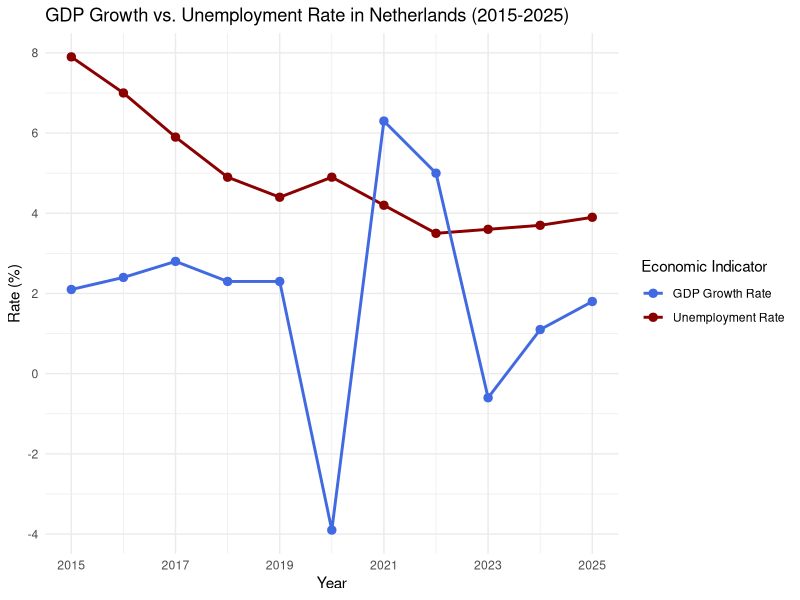
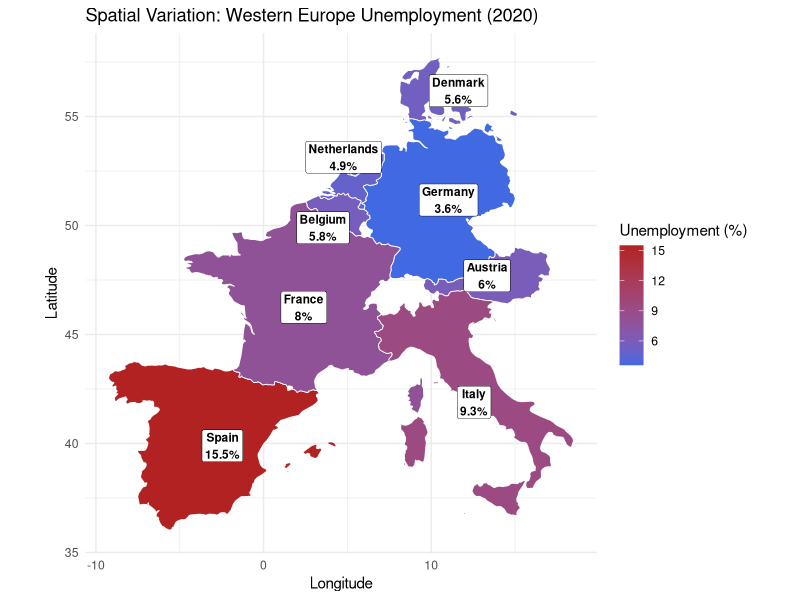
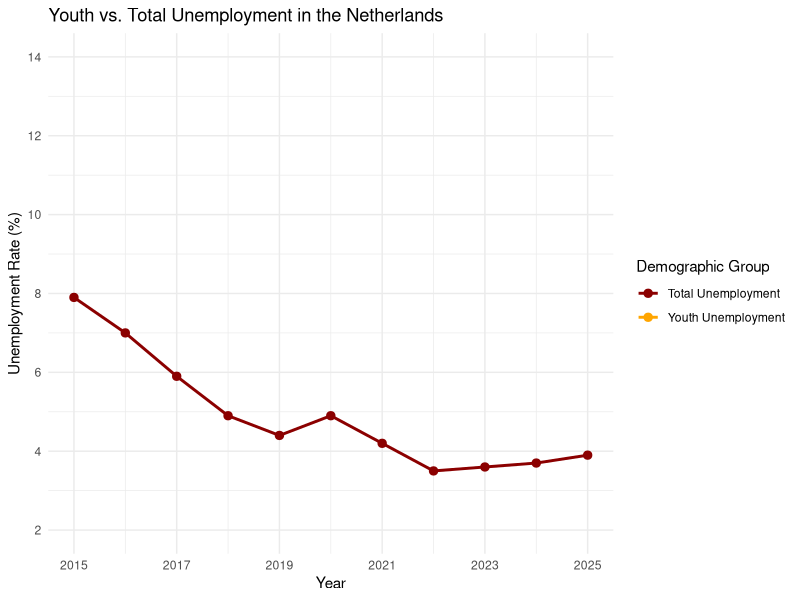
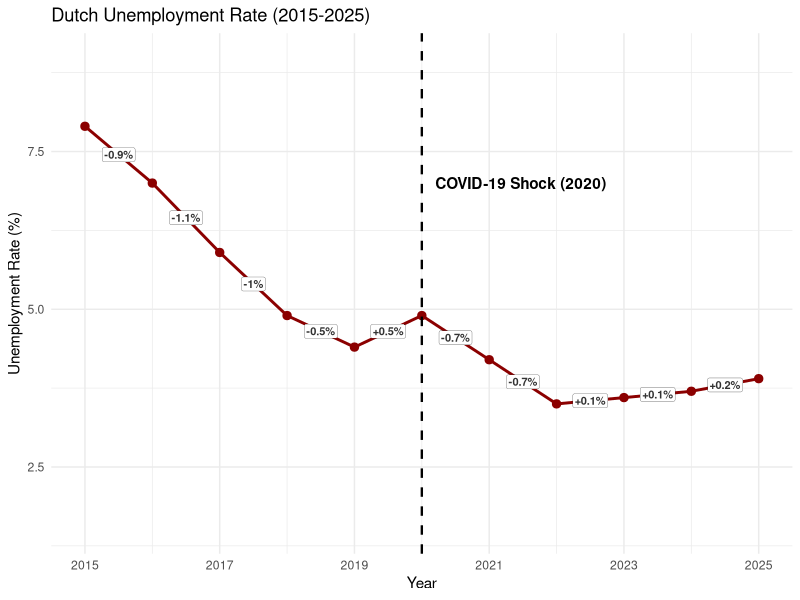

Recreate these plots in R, in order.
## ---- chunk 1
library(tidyverse)
library(maps)

# Load data
gdp_data           <- read_csv("data/raw_gdp.csv")
unemployment_sex   <- read_csv("data/raw_unemployment_sex.csv")
unemployment_youth <- read_csv("data/raw_unemployment_youth.csv")

# Clean data
gdp_clean <- gdp_data %>% 
  filter(geo == "Netherlands") %>%
  select(TIME_PERIOD, OBS_VALUE) %>%
  rename(Year = TIME_PERIOD, GDP_Growth = OBS_VALUE) %>%
  filter(!is.na(GDP_Growth))

unemp_clean <- unemployment_sex %>% 
  filter(geo == "Netherlands") %>%
  select(TIME_PERIOD, OBS_VALUE) %>%
  rename(Year = TIME_PERIOD, Unemp_Rate = OBS_VALUE) %>%
  mutate(Unemp_Rate = ifelse(Unemp_Rate == -99, NA, Unemp_Rate)) %>%
  filter(!is.na(Unemp_Rate))

youth_clean <- unemployment_youth %>% 
  filter(geo == "Netherlands") %>%
  select(TIME_PERIOD, OBS_VALUE) %>%
  rename(Year = TIME_PERIOD, Youth_Unemp_Rate = OBS_VALUE) %>%
  mutate(Youth_Unemp_Rate = ifelse(Youth_Unemp_Rate == -99, NA, Youth_Unemp_Rate)) %>%
  filter(!is.na(Youth_Unemp_Rate))

# Merge and engineer variables
combined_data <- gdp_clean %>%
  left_join(unemp_clean, by = "Year") %>%
  left_join(youth_clean, by = "Year") %>%
  mutate(Youth_Vulnerability_Ratio = Youth_Unemp_Rate / Unemp_Rate)
## ---- chunk 2
# This variable was engineered during our master data pipeline at the top:
# combined_data <- combined_data %>% mutate(Youth_Vulnerability_Ratio = Youth_Unemp_Rate / Unemp_Rate)
# It standardizes the youth unemployment rate as a proportion of aggregate total unemployment.

## ---- chunk 3
ggplot(data = combined_data, aes(x = Year)) +
  geom_line(aes(y = Unemp_Rate, color = "Unemployment Rate"), linewidth = 1) +
  geom_point(aes(y = Unemp_Rate, color = "Unemployment Rate"), size = 2.5) +
  
  geom_line(aes(y = GDP_Growth, color = "GDP Growth Rate"), linewidth = 1) +
  geom_point(aes(y = GDP_Growth, color = "GDP Growth Rate"), size = 2.5) +
  
  scale_color_manual(values = c("Unemployment Rate" = "darkred", "GDP Growth Rate" = "royalblue")) +
  scale_x_continuous(breaks = seq(2015, 2025, by = 2)) +
  scale_y_continuous(breaks = seq(-4, 10, by = 2)) +
  theme_minimal() +
  labs(
    title = "GDP Growth vs. Unemployment Rate in Netherlands (2015-2025)",
    x = "Year",
    y = "Rate (%)",
    color = "Economic Indicator"
  )
## ---- chunk 4
europe_map <- map_data("world") %>%
  filter(region %in% c("Netherlands", "Germany", "Belgium", "France", "Italy", "Spain", "Austria", "Denmark"))

europe_unemp_2020 <- unemployment_sex %>%
  filter(TIME_PERIOD == 2020) %>%
  rename(region = geo) 

map_data_joined <- left_join(europe_map, europe_unemp_2020, by = "region")

country_labels <- map_data_joined %>%
  group_by(region) %>%
  summarise(
    long = mean(range(long)),
    lat = mean(range(lat)),
    Unemp_Rate = first(OBS_VALUE)
  ) %>%
  mutate(
    lat = case_when(
      region == "Netherlands" ~ lat + 1.0,
      region == "Belgium" ~ lat - 0.6,
      TRUE ~ lat
    ),
    long = case_when(
      region == "Netherlands" ~ long - 0.5,
      region == "Belgium" ~ long - 0.9,
      region == "Germany" ~ long + 0.6,
      TRUE ~ long
    )
  )

ggplot(map_data_joined, aes(x = long, y = lat, group = group, fill = OBS_VALUE)) +
  geom_polygon(color = "white", linewidth = 0.3) +
  scale_fill_gradient(low = "royalblue", high = "firebrick", na.value = "gray80", name = "Unemployment (%)") +
  
  geom_label(data = country_labels, 
             aes(x = long, y = lat, label = paste0(region, "\n", Unemp_Rate, "%")), 
             inherit.aes = FALSE, 
             fill = "white", color = "black", size = 3.0, fontface = "bold",
             label.padding = unit(0.2, "lines"), label.size = 0.15) +
             
  coord_fixed(1.3) +
  theme_minimal() +
  labs(title = "Spatial Variation: Western Europe Unemployment (2020)", x = "Longitude", y = "Latitude")
## ---- chunk 5
df_total <- unemp_clean %>%
  rename(Unemployment_Rate = 2) %>%
  mutate(Demographic_Group = "Total Unemployment")

df_youth <- youth_clean %>%
  filter(Year >= 2015 & Year <= 2025) %>%
  rename(Unemployment_Rate = 2) %>%
  mutate(Demographic_Group = "Youth Unemployment")

youth_data <- bind_rows(df_total, df_youth)

ggplot(data = youth_data, aes(x = Year, y = Unemployment_Rate, color = Demographic_Group, group = Demographic_Group)) +
  geom_line(linewidth = 1) +
  geom_point(size = 2.5) +
  scale_color_manual(values = c("Total Unemployment" = "darkred", "Youth Unemployment" = "orange")) +
  scale_x_continuous(breaks = seq(2015, 2025, by = 2)) +
  scale_y_continuous(limits = c(2, 14), breaks = seq(2, 14, by = 2)) +
  theme_minimal() +
  labs(
    title = "Youth vs. Total Unemployment in the Netherlands",
    x = "Year",
    y = "Unemployment Rate (%)",
    color = "Demographic Group"
  )
## ---- chunk 6
temporal_changes <- combined_data %>%
  arrange(Year) %>%
  mutate(
    Ppt_Change = Unemp_Rate - lag(Unemp_Rate),
    x_mid = (Year + lag(Year)) / 2,
    y_mid = (Unemp_Rate + lag(Unemp_Rate)) / 2,
    Label_Text = ifelse(Ppt_Change > 0, 
                        paste0("+", round(Ppt_Change, 1), "%"), 
                        paste0(round(Ppt_Change, 1), "%"))
  ) %>%
  filter(!is.na(Ppt_Change))

ggplot(data = combined_data, aes(x = Year, y = Unemp_Rate)) +
  geom_line(color = "darkred", linewidth = 1) +
  geom_point(color = "darkred", size = 2.5) +
  geom_vline(xintercept = 2020, linetype = "dashed", color = "black", linewidth = 0.8) +
  annotate("text", x = 2020.2, y = 7, label = "COVID-19 Shock (2020)", hjust = 0, fontface = "bold") +
  
  geom_label(data = temporal_changes, 
             aes(x = x_mid, y = y_mid, label = Label_Text),
             fill = "white", color = "gray20", size = 2.8, fontface = "bold",
             label.padding = unit(0.15, "lines"), label.size = 0.1) +
             
  scale_x_continuous(breaks = seq(2015, 2025, by = 2)) +
  theme_minimal() +
  labs(title = "Dutch Unemployment Rate (2015-2025)", x = "Year", y = "Unemployment Rate (%)") +
  ylim(1.5, 9)
